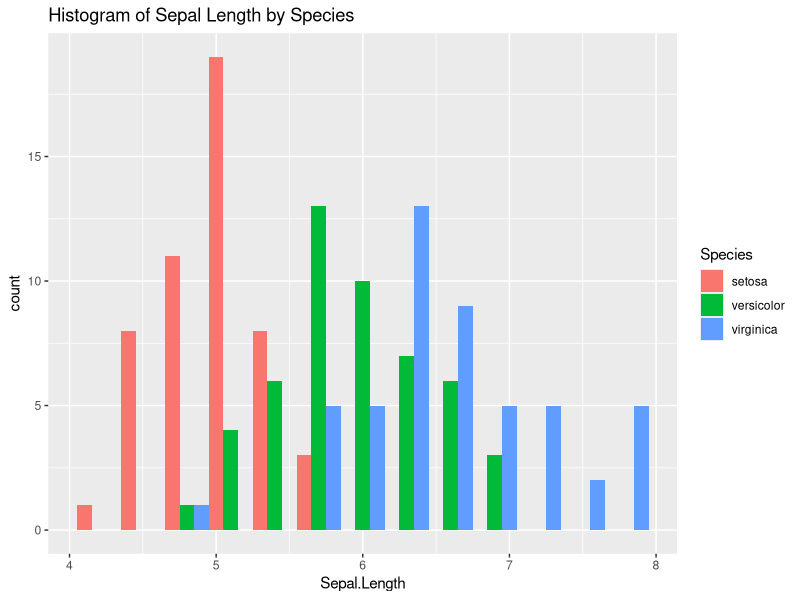
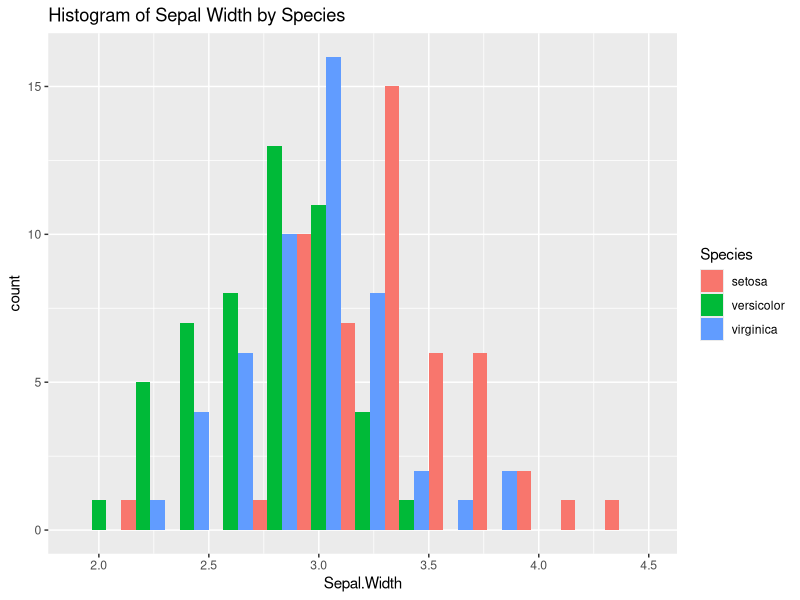
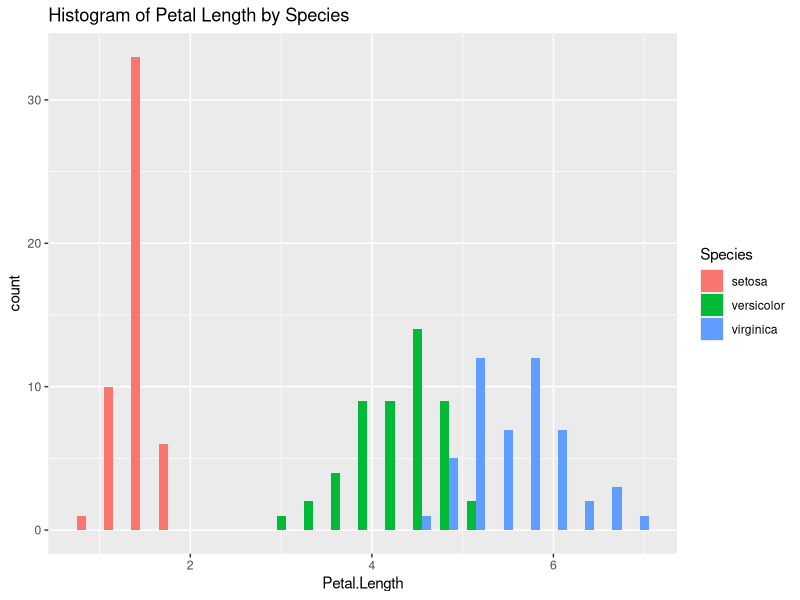
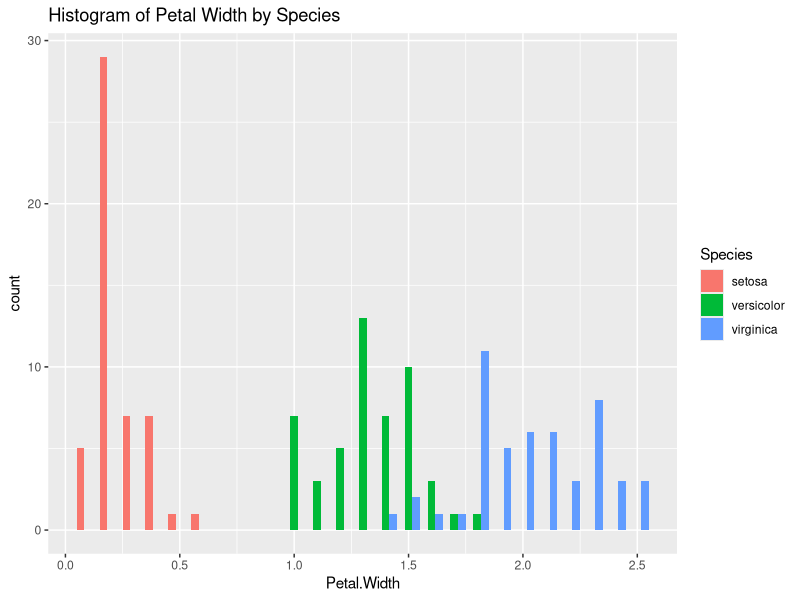
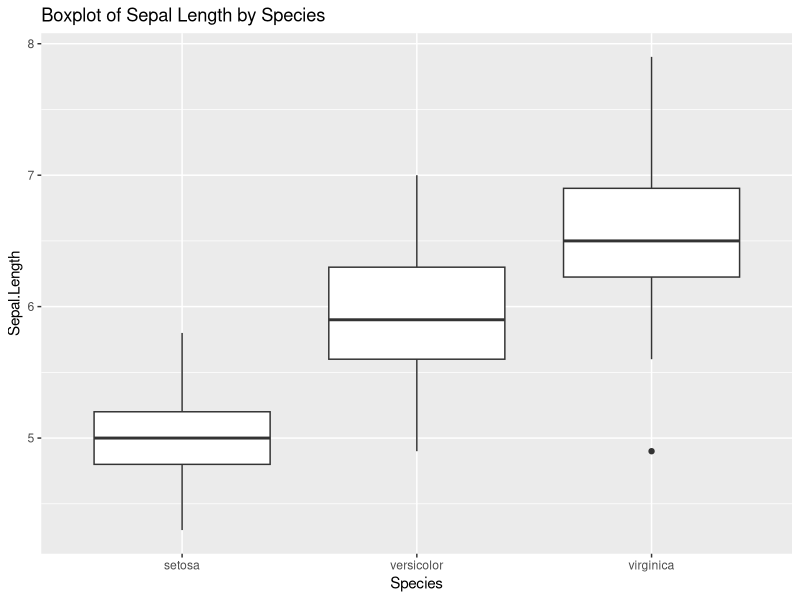
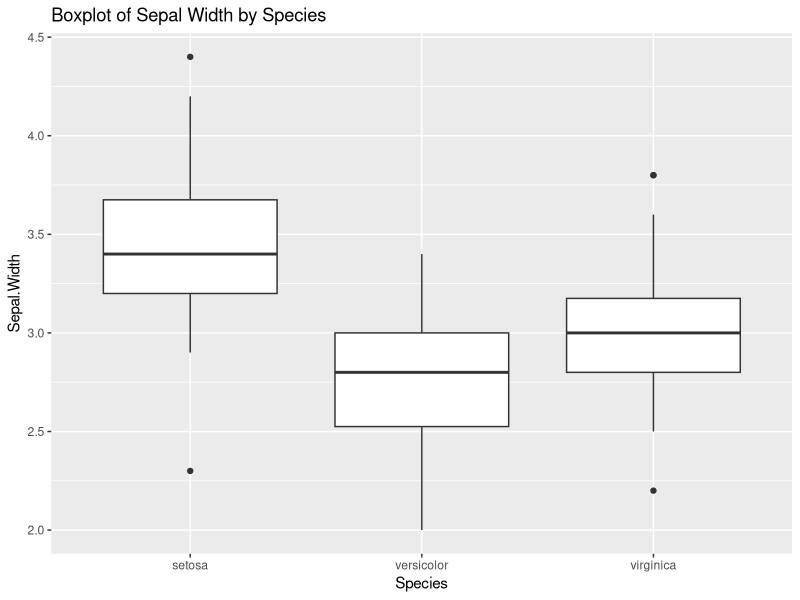
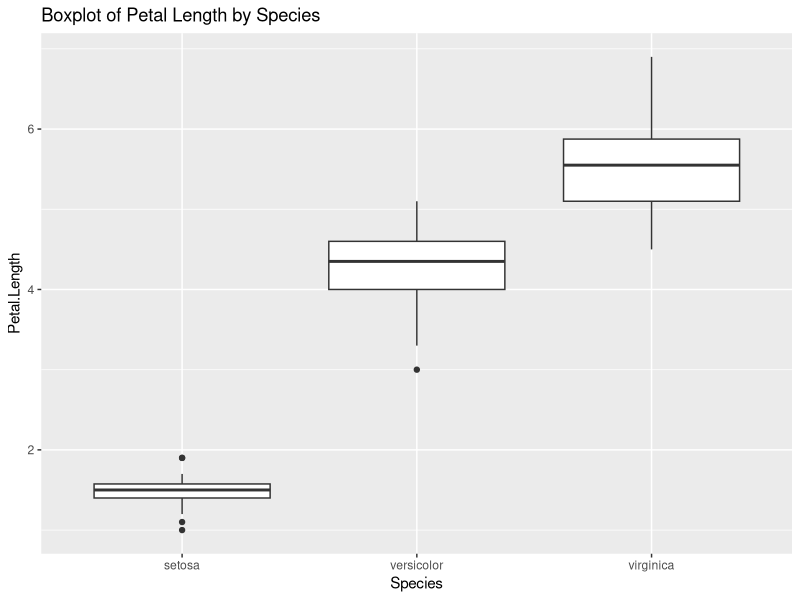
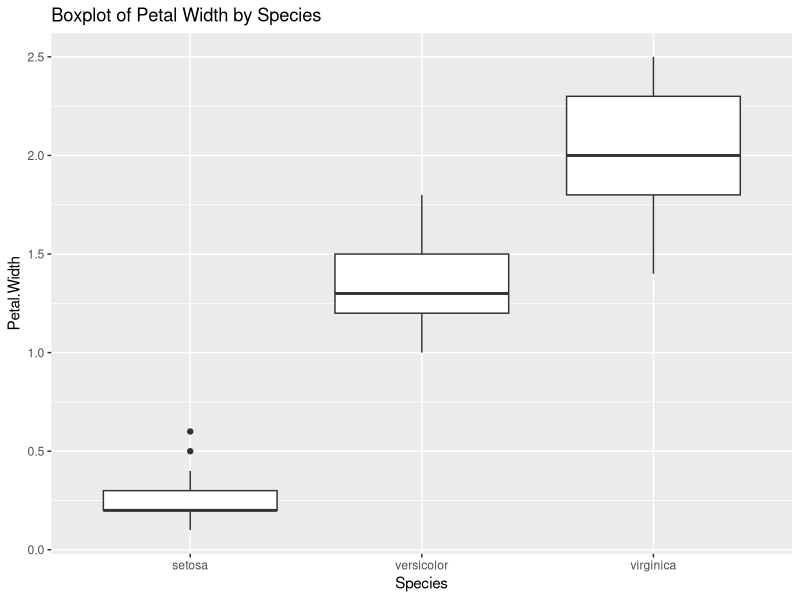

Generate these figures, in order, with R:
## ---- chunk 1
knitr::opts_chunk$set(echo = TRUE)


## ---- chunk 2
# Loading datasets and necessary Iris packages. 
library(datasets)
data(iris)
## ---- chunk 3
# Creating and assigning iris dataset to the variable.
iris_dataset <- iris
head(iris_dataset)
## ---- chunk 4
# Loading dplyr package and suppressing all the startup messages.
suppressPackageStartupMessages(library(dplyr))
library(knitr)

# Grouping all the data by species and calculating the average sepal length.
avg_length_of_sepal <- iris_dataset %>%
    group_by(Species) %>%
    summarize(Average_Sepal_Length = mean(Sepal.Length)) 
    
# Printing all the calculated results.
kable(avg_length_of_sepal, col.names = c("Species", "Average Sepal Length"))
## ---- chunk 5
#Loading ggplot2 library.
library(ggplot2)
## ---- chunk 6
# Creating Histograms for Sepal Length, Sepal Width, Petal Length, 
# and Petal Width by Species.
ggplot(iris_dataset, aes(x=Sepal.Length, fill=Species)) + 
  geom_histogram(binwidth=0.3, position="dodge") +
  ggtitle("Histogram of Sepal Length by Species")

ggplot(iris_dataset, aes(x=Sepal.Width, fill=Species)) + 
  geom_histogram(binwidth=0.2, position="dodge") +
  ggtitle("Histogram of Sepal Width by Species")

ggplot(iris_dataset, aes(x=Petal.Length, fill=Species)) + 
  geom_histogram(binwidth=0.3, position="dodge") +
  ggtitle("Histogram of Petal Length by Species")

ggplot(iris_dataset, aes(x=Petal.Width, fill=Species)) + 
  geom_histogram(binwidth=0.1, position="dodge") +
  ggtitle("Histogram of Petal Width by Species")

# Creating Boxplots for Sepal Length, Sepal Width, Petal Length, and Petal Width
# by Species
ggplot(iris_dataset, aes(x=Species, y=Sepal.Length)) + 
  geom_boxplot() +
  ggtitle("Boxplot of Sepal Length by Species")

ggplot(iris_dataset, aes(x=Species, y=Sepal.Width)) + 
  geom_boxplot() +
  ggtitle("Boxplot of Sepal Width by Species")

ggplot(iris_dataset, aes(x=Species, y=Petal.Length)) + 
  geom_boxplot() +
  ggtitle("Boxplot of Petal Length by Species")

ggplot(iris_dataset, aes(x=Species, y=Petal.Width)) + 
  geom_boxplot() +
  ggtitle("Boxplot of Petal Width by Species")

